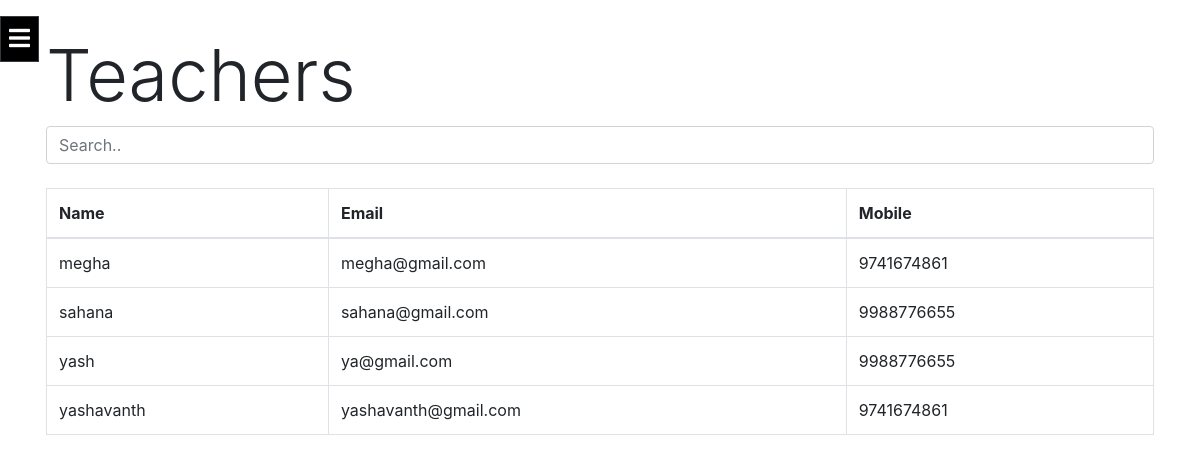
/admin_account.php?addstd=3 (signed in), run on the app's committed database.
### tables this page shows
CREATE TABLE `teachers` (
  `name` varchar(100) NOT NULL,
  `mobile` varchar(10) NOT NULL,
  `Email` varchar(100) NOT NULL,
  `Branch` varchar(100) NOT NULL
);

### admin_account.php (the view, shortened to what this page needs)
<?php include("db.php") ;
?>
<!DOCTYPE html>
<html lang="en">
<head>
    <link rel="stylesheet" href="https://maxcdn.bootstrapcdn.com/bootstrap/4.3.1/css/bootstrap.min.css">
    <link href="https://stackpath.bootstrapcdn.com/font-awesome/4.7.0/css/font-awesome.min.css" rel="stylesheet">
    <link href="https://use.fontawesome.com/releases/v5.0.6/css/all.css" rel="stylesheet">
    <link href="css/style2.css" rel="stylesheet">
</head>
<body>
        <a id="show-sidebar" class="btn btn-sm btn-dark">
          <i class="fas fa-bars" id="ibar"></i>
        </a>
        <nav id="slide">
            <ul>
            </ul>
        </nav>
    <?php
if(@$_GET['addstd']==3)
{$seleectstd="SELECT `name`, `mobile`, `Email` FROM `teachers` ";
  $selcet=mysqli_query($link,$seleectstd);
  echo' <div class="container mt-3 p-3" style="top:50%;overflow-y: scroll;">
<h4 class="display-3">Teachers</h4>
  <div class="table-responsive">
  <input class="form-control" id="myInput" type="text" placeholder="Search..">
<br>
<table class="table table-bordered">
<thead>
<tr>
<th>Name</th>
<th>Email</th>
<th>Mobile</th>
</tr>
</thead>
<tbody id="myTable">
';
while($s=mysqli_fetch_assoc($selcet))
{
echo"
<td>".$s['name']."</td>
<td>".$s['Email']."</td>
<td>".$s['mobile']."</td>
</tr>";
}
echo'</tbody>
</table>    </div>
  </p>
</div>
</div>
</div>
<script>
$(document).ready(function(){
$("#myInput").on("keyup", function() {
var value = $(this).val().toLowerCase();
$("#myTable tr").filter(function() {
$(this).toggle($(this).text().toLowerCase().indexOf(value) > -1)
});
});
});
</script>
';
}
    ?>
</body>
</html>

### css/style2.css (style rules this page uses)
body { margin: 0px; padding: 0px; }
nav { top:0; left: 0; position: absolute; width: 0px; height: 100vh; background: #000; z-index: 2; }
nav ul { position: relative; top: 150px; text-align: center; }
#show-sidebar { position: absolute; z-index: 2; font-size: 1.5em; background: #000; border-radius: 0; color:#fff; }

### data on the page
teachers: name "megha", Email "megha@gmail.com", mobile "9741674861"
teachers: name "sahana", Email "sahana@gmail.com", mobile "9988776655"
teachers: name "yash", Email "ya@gmail.com", mobile "9988776655"
teachers: name "yashavanth", Email "yashavanth@gmail.com", mobile "9741674861"
